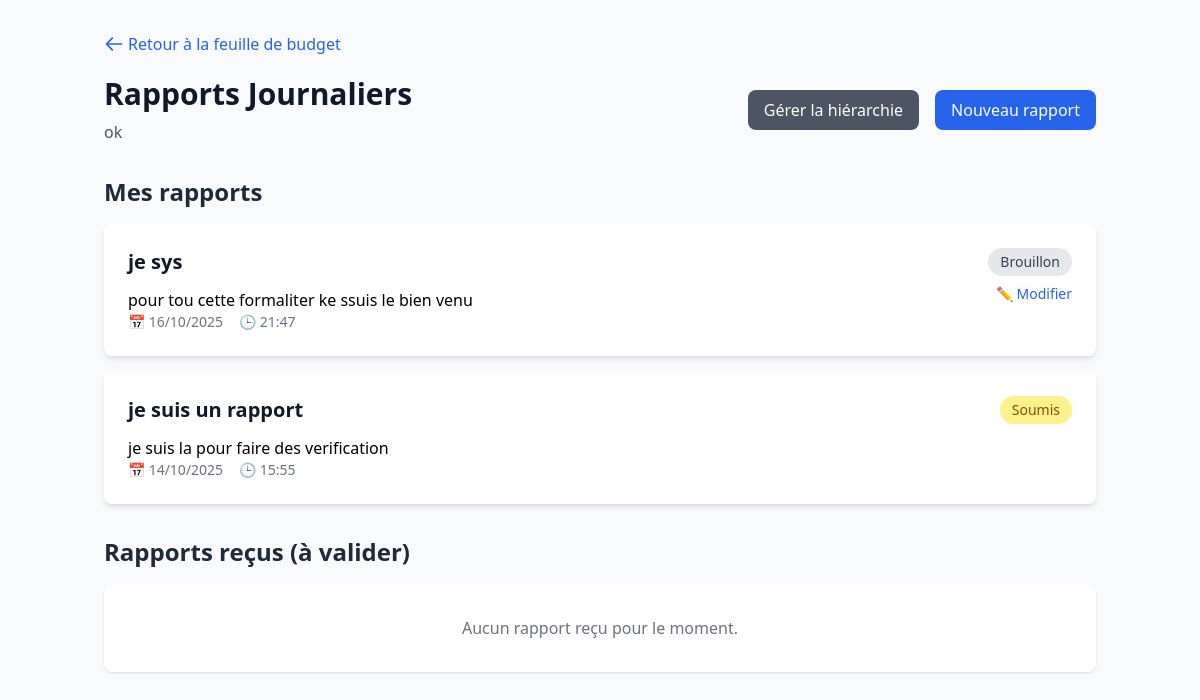
Page /gestions-budget/resumes/IdUu7GUB0eNT7Dqq7f8f/ (signed in) on the committed database.
### gestionbuget/models.py (models this page shows, shortened)
class BudgetSheet(models.Model):
    type_currency = (
        ("FCFA", "FCFA"),
        ("USD", "$"),
        ("EUR", "€"),
        ("GBP", "GBP"),
        ("JPY", "JPY"),
        ("CNY", "CNY"),
        ("INR", "INR"),
        ("AUD", "AUD"),
        ("CAD", "CAD"),
        ("CHF", "CHF"),
    )
    pid = models.CharField(max_length=100, unique=True, help_text="Unique identifier for the budget sheet")
    title = models.CharField(max_length=200, unique=True)
    description = models.TextField(blank=True, null=True)
    date_created = models.DateTimeField(auto_now_add=True)
    date_updated = models.DateTimeField(auto_now=True)
    currency = models.CharField(choices=type_currency, default=type_currency[0][0], max_length=10,
                             help_text="Currency type for the budget sheet")
    status = models.BooleanField(default=True)
    user = models.ForeignKey(
        'customuser.Profile',
        on_delete=models.CASCADE,
        related_name='user_budget_sheets'
    )
    class Meta:
        ordering = ['-date_created']

### resume/models.py (models this page shows, shortened)
class Resume(models.Model):
    pid = models.CharField(
        max_length=100,
        unique=True,
        help_text="Identifiant unique du rapport"
    )
    title = models.CharField(
        max_length=200,
        verbose_name='Titre'
    )
    content = RichTextField(
        verbose_name='Contenu du rapport',
        help_text='Décrivez les activités et réalisations de la journée',
        config_name='default'
    )
    date_resume = models.DateField(
        verbose_name='Date du rapport',
        help_text='Date de la journée rapportée'
    )
    status = models.CharField(
        max_length=20,
        choices=STATUS_CHOICES,
        default='draft',
        verbose_name='Statut'
    )
    budget_sheet = models.ForeignKey(
        BudgetSheet,
        on_delete=models.CASCADE,
        related_name='resumes',
        verbose_name='Feuille de budget'
    )
    author = models.ForeignKey(
        Profile,
        on_delete=models.CASCADE,
        related_name='resumes_authored',
        verbose_name='Auteur'
    )
    destinataire = models.ForeignKey(
        Profile,
        on_delete=models.SET_NULL,
        null=True,
        blank=True,
        related_name='resumes_received',
        verbose_name='Destinataire (supérieur)'
    )
    created_at = models.DateTimeField(auto_now_add=True)
    updated_at = models.DateTimeField(auto_now=True)
    submitted_at = models.DateTimeField(
        null=True,
        blank=True,
        verbose_name='Date de soumission'
    )
    validated_at = models.DateTimeField(
        null=True,
        blank=True,
        verbose_name='Date de validation'
    )
    class Meta:
        verbose_name = 'Rapport journalier'
        verbose_name_plural = 'Rapports journaliers'
        ordering = ['-date_resume', '-created_at']
        unique_together = ['author', 'budget_sheet', 'date_resume']

### resume/views.py (the view)
# urls.py: path('<str:pid_sheet>/', views.resume_list, name='resume_list'),
@login_required
def resume_list(request, pid_sheet):
    budget_sheet = get_object_or_404(BudgetSheet, pid=pid_sheet)
    if budget_sheet.user != request.user.profile:
        is_partner = budget_sheet.type_sheet_partenaire.filter(user=request.user.profile).exists()
        if not is_partner:
            messages.error(request, "Vous n'avez pas accès à cette feuille de budget.")
            return redirect('gestionbudget:budget_sheet_list')
    my_resumes = budget_sheet.resumes.filter(author=request.user.profile)
    received_resumes = budget_sheet.resumes.filter(destinataire=request.user.profile)
    hierarchies = Hierarchie.objects.filter(budget_sheet=budget_sheet)
    users_with_roles = []
    users_with_roles.append({
        'user': budget_sheet.user,
        'role': 'Propriétaire',
        'is_owner': True
    })
    is_owner = True if budget_sheet.user == request.user.profile else False
    partenaires = budget_sheet.type_sheet_partenaire.all()
    for partenaire in partenaires:
        users_with_roles.append({
            'user': partenaire.user,
            'role': 'Partenaire',
            'is_owner': False
        })
    print("ok je verife", users_with_roles)
    context = {
        'budget_sheet': budget_sheet,
        'my_resumes': my_resumes,
        'received_resumes': received_resumes,
        'hierarchies': hierarchies,
        'users_with_roles': users_with_roles,
        'today': timezone.now().date(),
        "is_owner": is_owner
    }
    return render(request, 'resume/resume_list.html', context)

### customuser/models.py (called while the page is built)
    def __str__(self):
        return self.user.username

### resume/templates/resume/resume_list.html (shortened to what this page needs)
{% extends "resume/base.html" %}
{% block resume_content %}
<div class="container mx-auto px-4 py-8" x-data="{
    showHierarchieSlide: false,
    showCreateSlide: false,
    showEditSlide: false,
    editResumeId: null
}">
    <div class="mb-4">
        <a href="{% url 'gestionbudget:budget_sheet_detail' budget_sheet.pid %}"
           class="inline-flex items-center text-blue-600 hover:text-blue-800 hover:underline">
            <svg class="w-5 h-5 mr-1" fill="none" stroke="currentColor" viewBox="0 0 24 24">
                <path stroke-linecap="round" stroke-linejoin="round" stroke-width="2" d="M10 19l-7-7m0 0l7-7m-7 7h18"/>
            </svg>
            Retour à la feuille de budget
        </a>
    </div>
    <div class="mb-8">
        <div class="flex justify-between items-center">
            <div>
                <h1 class="text-3xl font-bold text-gray-900">Rapports Journaliers</h1>
                <p class="text-gray-600 mt-2">{{ budget_sheet.title }}</p>
            </div>
            <div class="flex gap-4">
                {% if budget_sheet.user == request.user.profile %}
                <button @click="showHierarchieSlide = true"
                   class="px-4 py-2 bg-gray-600 text-white rounded-lg hover:bg-gray-700 transition">
                    Gérer la hiérarchie
                </button>
                {% endif %}
                <button @click="showCreateSlide = true"
                   class="px-4 py-2 bg-blue-600 text-white rounded-lg hover:bg-blue-700 transition">
                    Nouveau rapport
                </button>
            </div>
        </div>
    </div>
    <div class="mb-8">
        <h2 class="text-2xl font-semibold text-gray-800 mb-4">Mes rapports</h2>
        {% if my_resumes %}
        <div class="grid gap-4">
            {% for resume in my_resumes %}
            <div class="bg-white rounded-lg shadow-md p-6 hover:shadow-lg transition">
                <div class="flex justify-between items-start">
                    <div class="flex-1">
                        <h3 class="text-xl font-semibold text-gray-900 mb-2">
                            <a href="{% url 'resume:resume_detail' budget_sheet.pid resume.pid %}"
                               class="hover:text-blue-600">
                                {{ resume.title }}
                            </a>
                        </h3>
                        <p class="text-gray-600 mb-3">{{ resume.content|truncatewords:30|safe }}</p>
                        <div class="flex items-center gap-4 text-sm text-gray-500">
                            <span>📅 {{ resume.date_resume|date:"d/m/Y" }}</span>
                            <span>🕒 {{ resume.created_at|date:"H:i" }}</span>
                        </div>
                    </div>
                    <div class="flex flex-col gap-2 items-end">
                        <span class="px-3 py-1 rounded-full text-sm font-medium
                            {% if resume.status == 'draft' %}bg-gray-200 text-gray-700
                            {% elif resume.status == 'submitted' %}bg-yellow-200 text-yellow-800
                            {% elif resume.status == 'validated' %}bg-green-200 text-green-800
                            {% elif resume.status == 'rejected' %}bg-red-200 text-red-800
                            {% endif %}">
                            {{ resume.get_status_display }}
                        </span>
                        {% if resume.status == 'draft' %}
                        <button @click="showEditSlide = true; editResumeId = '{{ resume.pid }}'"
                                class="text-sm text-blue-600 hover:text-blue-800">
                            ✏️ Modifier
                        </button>
                        {% endif %}
                    </div>
                </div>
            </div>
            {% endfor %}
        </div>
        {% endif %}
    </div>
    <div>
        <h2 class="text-2xl font-semibold text-gray-800 mb-4">Rapports reçus (à valider)</h2>
        {% if received_resumes %}
        <div class="grid gap-4">
            {% for resume in received_resumes %}
            <div class="bg-white rounded-lg shadow-md p-6 hover:shadow-lg transition border-l-4
                {% if resume.status == 'submitted' %}border-yellow-500
                {% elif resume.status == 'validated' %}border-green-500
                {% elif resume.status == 'rejected' %}border-red-500
                {% endif %}">
                <div class="flex justify-between items-start">
                    <div class="flex-1">
                        <h3 class="text-xl font-semibold text-gray-900 mb-2">
                            <a href="{% url 'resume:resume_detail' budget_sheet.pid resume.pid %}"
                               class="hover:text-blue-600">
                                {{ resume.title }}
                            </a>
                        </h3>
                        <p class="text-gray-600 mb-3">{{ resume.content|truncatewords:30|safe }}</p>
                        <div class="flex items-center gap-4 text-sm text-gray-500">
                            <span>👤 De: {{ resume.author }}</span>
                            <span>📅 {{ resume.date_resume|date:"d/m/Y" }}</span>
                            <span>🕒 {{ resume.submitted_at|date:"H:i" }}</span>
                        </div>
                    </div>
                    <div>
                        <span class="px-3 py-1 rounded-full text-sm font-medium
                            {% if resume.status == 'submitted' %}bg-yellow-200 text-yellow-800
                            {% elif resume.status == 'validated' %}bg-green-200 text-green-800
                            {% elif resume.status == 'rejected' %}bg-red-200 text-red-800
                            {% endif %}">
                            {{ resume.get_status_display }}
                        </span>
                    </div>
                </div>
            </div>
            {% endfor %}
        </div>
        {% else %}
        <div class="bg-white rounded-lg shadow p-8 text-center text-gray-500">
            <p>Aucun rapport reçu pour le moment.</p>
        </div>
        {% endif %}
    </div>
</div>
{% endblock %}

### rows in the picture
BudgetSheet: title "ok"
Resume: title "je sys", content "pour tou cette formaliter ke ssuis le bien venu", date_resume "16/10/2025", created_at "21:47", status "Brouillon"
Resume: title "je suis un rapport", content "je suis la pour faire des verification", date_resume "14/10/2025", created_at "15:55", status "Soumis"
